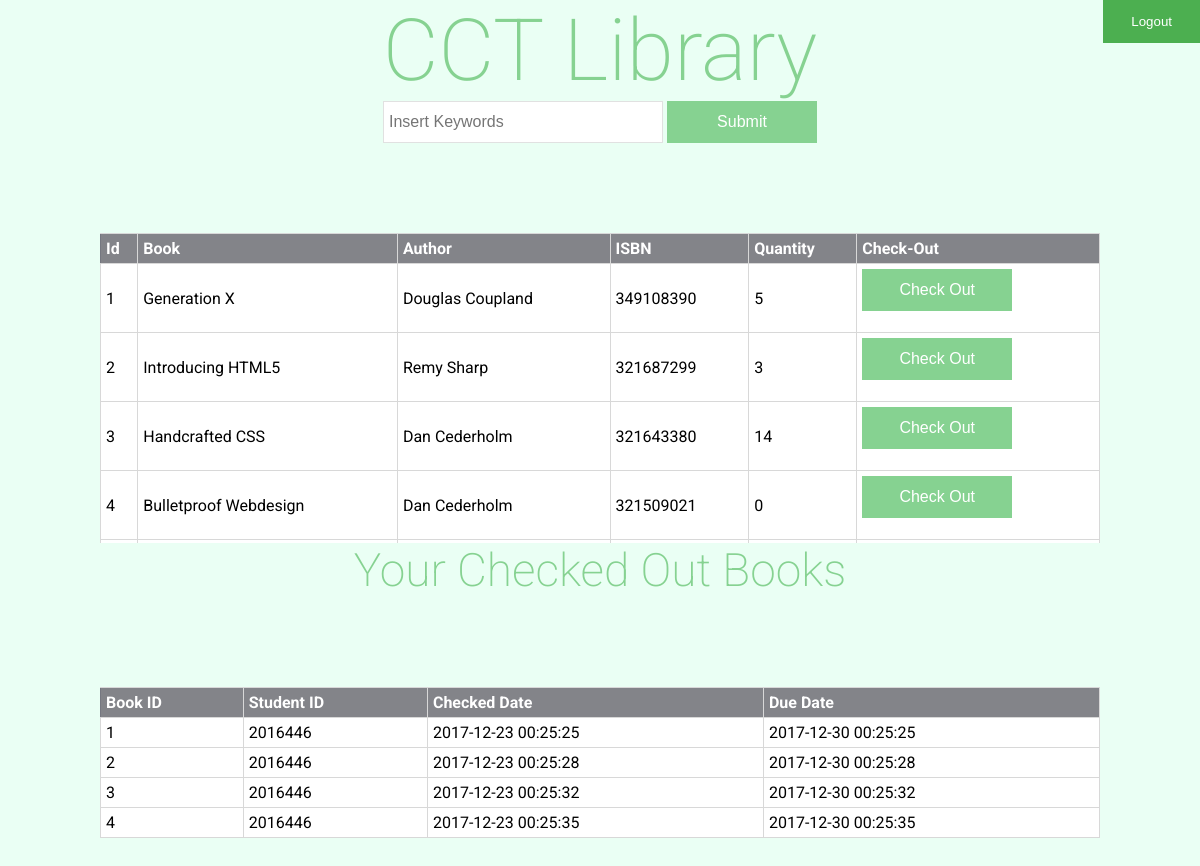
/homepage.php (signed in), run on the app's committed database.
### tables this page shows
CREATE TABLE IF NOT EXISTS `books` (
  `id` int(11) NOT NULL AUTO_INCREMENT,
  `Title` varchar(25) NOT NULL,
  `Author` varchar(50) NOT NULL,
  `ISBN` varchar(50) NOT NULL,
  `Quantity` int(11) NOT NULL,
  PRIMARY KEY (`id`)
);

CREATE TABLE IF NOT EXISTS `checked_by` (
  `bookid` int(11) NOT NULL,
  `studentid` int(11) NOT NULL,
  `checkDate` datetime NOT NULL DEFAULT CURRENT_TIMESTAMP,
  `dueDate` datetime NOT NULL DEFAULT CURRENT_TIMESTAMP,
  KEY `studentkey` (`studentid`),
  KEY `bookkey` (`bookid`),
  CONSTRAINT `bookkey` FOREIGN KEY (`bookid`) REFERENCES `books` (`id`),
  CONSTRAINT `studentkey` FOREIGN KEY (`studentid`) REFERENCES `users` (`student_id`)
);

### model.php (the view, shortened to what this page needs)
<?php
	function printTable($query){
		try{
			$conn = new PDO("mysql:host=127.0.0.1;dbname=library", "root", "");
		}catch(PDOException $e){
			echo 'error' . $e;
		}
		$stmt = $conn->prepare($query);
		$stmt->execute();
		$rs = $stmt->fetchAll();
		for($i = 0;$i<=sizeof($rs)-1;$i++){
			for($j = 0;$j<=sizeof($rs[$i])-6;$j++){
				echo "<td>".$rs[$i][$j]."</td>";
			}
			echo "<td> <form method='post'><input name='bookid' type='submit' id='bookid' value='Check Out' class='btn-check'/>";
			echo "<input type='hidden' name='selectedID' value='".$rs[$i][0]."'/></form></td>";
			echo "<tr>";
		}
	}
	function printCheckedTable(){
		try{
			$conn = new PDO("mysql:host=127.0.0.1;dbname=library", "root", "");
		}catch(PDOException $e){
			echo 'error' . $e;
		}
		$query = "select * from checked_by where studentid = '".$_SESSION['id']."'";
		$stmt = $conn->prepare($query);
		$stmt->execute();
		$rs = $stmt->fetchAll();
		for($i = 0;$i<=sizeof($rs)-1;$i++){
			for($j = 0;$j<=sizeof($rs[$i])-5;$j++){
				echo "<td>".$rs[$i][$j]."</td>";
			}
			echo "<tr/>";
		}
	}
?>

### homepage.php (shortened to what this page needs)
<!DOCTYPE>
  <html>
    <head>
      <?php
      include 'model.php';
      ?>
      <link rel="stylesheet" href="style.css">
      <a href="login.php"><button class="btn" style="float:right;">Logout</button></a>
    </head>
    <body>
      <div class="header">
        <h1><a href="homepage.php">CCT Library</a></h1>
        <form action="homepage.php" method="post" class="formSearch">
       <input name="searchbar" type="text" placeholder="Insert Keywords" class="text">
       <input name="searchbutton" type="button" value="Submit" class="btn">
        </form>
      </div>
      <div class="topTable">
        <table class="table">
          <tbody>
          <tr>
            <th>Id</th>
            <th>Book</th>
            <th>Author</th>
            <th>ISBN</th>
            <th>Quantity</th>
            <th>Check-Out</th>
          </tr>
          <?php
          if(empty($_POST['searchbar'])){
            printTable("select * from books");
          }else{
            printTable("select * from books where Title LIKE '%".$_POST['searchbar']."%'");
          }
          ?>
          </tbody>
        </table>
        </div>
      <div class="header"><h1>Your Checked Out Books</h1></div>
      <div class="bottomTable">
        <table class="table">
          <tbody>
        <th>Book ID</th>
        <th>Student ID</th>
        <th>Checked Date</th>
        <th>Due Date</th>
        <?php
        printCheckedTable();
        ?>
        </tbody>
        </table>
      </div>
    </body>
  </html>

### style.css (style rules this page uses)
body { margin: 0px; padding: 0px; font-family: Roboto !important; }
.btn { border: none; color: white; padding: 14px 28px; cursor: pointer; background-color: #4CAF50; }
.header { margin: auto auto 50px auto; width: 700px; text-align:center; }
h1 a { color: #86d291; text-align: center; font-family: Roboto !important; font-size: 86px !important; font-weight: 200 !important; text-decoration: none; margin: auto; }
body { background-color:rgb(234, 255, 244); }
h1 { color: #86d291; text-align: center; font-family: Roboto !important; font-size: 46px !important; font-weight: 200 !important; text-decoration: none; margin: auto; }
form.formSearch { margin: auto auto 10px auto; width: 440px; }
input { padding: 5px; font-size: 16px; }
input.text { width: 280px; height: 42px; color: #cdcdcd; border: solid #e1e1e1 1px; }
input.btn { width: 150px; height: 42px; background: #86d291; color: #ffffff; border: none; margin: 0px; padding: 0px; }
input.btn-check { width: 150px; height: 42px; background: #86d291; color: #ffffff; border: none; margin: 0px; padding: 0px; }
.topTable { overflow-y:scroll; overflow-x:hidden; height:350px; }
.bottomTable { overflow-y:scroll; overflow-x:hidden; height:350px; }
table { margin: 40px auto; width: 1000px; }
table, th, td { border: 1px solid #d8d8d8; border-collapse: collapse; background-color:white; }
th { background: #838489; text-align: left; color: #ffffff; padding: 5px; border-left: solid #757780 1px; height: 30px; }
td { width:auto; padding: 5px; height: 10px; }

### data on the page
books: id "1", Title "Generation X", Author "Douglas Coupland", ISBN "349108390", Quantity "5"
books: id "2", Title "Introducing HTML5", Author "Remy Sharp", ISBN "321687299", Quantity "3"
books: id "3", Title "Handcrafted CSS", Author "Dan Cederholm", ISBN "321643380", Quantity "14"
books: id "4", Title "Bulletproof Webdesign", Author "Dan Cederholm", ISBN "321509021", Quantity "0"
checked_by: bookid "1", studentid "2016446", checkDate "2017-12-23 00:25:25", dueDate "2017-12-30 00:25:25"
checked_by: bookid "2", studentid "2016446", checkDate "2017-12-23 00:25:28", dueDate "2017-12-30 00:25:28"
checked_by: bookid "3", studentid "2016446", checkDate "2017-12-23 00:25:32", dueDate "2017-12-30 00:25:32"
checked_by: bookid "4", studentid "2016446", checkDate "2017-12-23 00:25:35", dueDate "2017-12-30 00:25:35"
